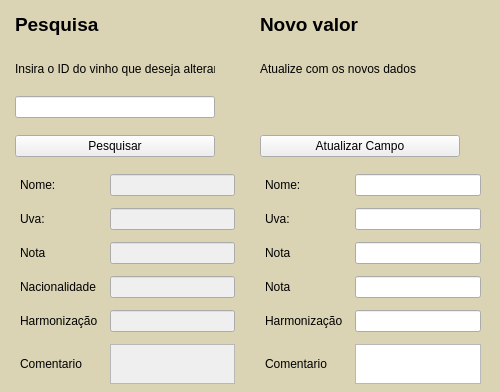
<?xml version="1.0" encoding="UTF-8"?>
<ui version="4.0">
 <class>MainWindow</class>
 <widget class="QMainWindow" name="MainWindow">
  <property name="geometry">
   <rect>
    <x>0</x>
    <y>0</y>
    <width>500</width>
    <height>392</height>
   </rect>
  </property>
  <property name="palette">
   <palette>
    <active>
     <colorrole role="Base">
      <brush brushstyle="SolidPattern">
       <color alpha="255">
        <red>255</red>
        <green>255</green>
        <blue>255</blue>
       </color>
      </brush>
     </colorrole>
     <colorrole role="Window">
      <brush brushstyle="SolidPattern">
       <color alpha="255">
        <red>218</red>
        <green>212</green>
        <blue>181</blue>
       </color>
      </brush>
     </colorrole>
    </active>
    <inactive>
     <colorrole role="Base">
      <brush brushstyle="SolidPattern">
       <color alpha="255">
        <red>255</red>
        <green>255</green>
        <blue>255</blue>
       </color>
      </brush>
     </colorrole>
     <colorrole role="Window">
      <brush brushstyle="SolidPattern">
       <color alpha="255">
        <red>218</red>
        <green>212</green>
        <blue>181</blue>
       </color>
      </brush>
     </colorrole>
    </inactive>
    <disabled>
     <colorrole role="Base">
      <brush brushstyle="SolidPattern">
       <color alpha="255">
        <red>218</red>
        <green>212</green>
        <blue>181</blue>
       </color>
      </brush>
     </colorrole>
     <colorrole role="Window">
      <brush brushstyle="SolidPattern">
       <color alpha="255">
        <red>218</red>
        <green>212</green>
        <blue>181</blue>
       </color>
      </brush>
     </colorrole>
    </disabled>
   </palette>
  </property>
  <property name="windowTitle">
   <string>MainWindow</string>
  </property>
  <widget class="QWidget" name="centralwidget">
   <property name="maximumSize">
    <size>
     <width>500</width>
     <height>500</height>
    </size>
   </property>
   <property name="palette">
    <palette>
     <active>
      <colorrole role="Base">
       <brush brushstyle="SolidPattern">
        <color alpha="255">
         <red>243</red>
         <green>238</green>
         <blue>198</blue>
        </color>
       </brush>
      </colorrole>
      <colorrole role="Window">
       <brush brushstyle="SolidPattern">
        <color alpha="255">
         <red>218</red>
         <green>212</green>
         <blue>181</blue>
        </color>
       </brush>
      </colorrole>
     </active>
     <inactive>
      <colorrole role="Base">
       <brush brushstyle="SolidPattern">
        <color alpha="255">
         <red>243</red>
         <green>238</green>
         <blue>198</blue>
        </color>
       </brush>
      </colorrole>
      <colorrole role="Window">
       <brush brushstyle="SolidPattern">
        <color alpha="255">
         <red>218</red>
         <green>212</green>
         <blue>181</blue>
        </color>
       </brush>
      </colorrole>
     </inactive>
     <disabled>
      <colorrole role="Base">
       <brush brushstyle="SolidPattern">
        <color alpha="255">
         <red>218</red>
         <green>212</green>
         <blue>181</blue>
        </color>
       </brush>
      </colorrole>
      <colorrole role="Window">
       <brush brushstyle="SolidPattern">
        <color alpha="255">
         <red>218</red>
         <green>212</green>
         <blue>181</blue>
        </color>
       </brush>
      </colorrole>
     </disabled>
    </palette>
   </property>
   <property name="styleSheet">
    <string notr="true">Qwidget{background-color: #f4d5d5;}</string>
   </property>
   <widget class="QWidget" name="gridLayoutWidget">
    <property name="geometry">
     <rect>
      <x>0</x>
      <y>0</y>
      <width>501</width>
      <height>391</height>
     </rect>
    </property>
    <layout class="QGridLayout" name="gridLayout" columnstretch="0,0,0,0">
     <property name="leftMargin">
      <number>15</number>
     </property>
     <property name="rightMargin">
      <number>15</number>
     </property>
     <property name="horizontalSpacing">
      <number>20</number>
     </property>
     <property name="verticalSpacing">
      <number>10</number>
     </property>
     <item row="4" column="2">
      <layout class="QGridLayout" name="gridLayout_2">
       <property name="leftMargin">
        <number>5</number>
       </property>
       <property name="rightMargin">
        <number>5</number>
       </property>
       <property name="spacing">
        <number>12</number>
       </property>
       <item row="0" column="1">
        <widget class="QLineEdit" name="pesq_nome">
         <property name="enabled">
          <bool>false</bool>
         </property>
         <property name="maximumSize">
          <size>
           <width>200</width>
           <height>16777215</height>
          </size>
         </property>
        </widget>
       </item>
       <item row="4" column="0">
        <widget class="QLabel" name="label_7">
         <property name="text">
          <string>Harmonização</string>
         </property>
        </widget>
       </item>
       <item row="5" column="1">
        <widget class="QTextBrowser" name="pesq_coment">
         <property name="enabled">
          <bool>false</bool>
         </property>
         <property name="maximumSize">
          <size>
           <width>200</width>
           <height>40</height>
          </size>
         </property>
        </widget>
       </item>
       <item row="1" column="0">
        <widget class="QLabel" name="label_5">
         <property name="text">
          <string>Uva:</string>
         </property>
        </widget>
       </item>
       <item row="1" column="1">
        <widget class="QLineEdit" name="pesq_uva">
         <property name="enabled">
          <bool>false</bool>
         </property>
         <property name="maximumSize">
          <size>
           <width>200</width>
           <height>16777215</height>
          </size>
         </property>
        </widget>
       </item>
       <item row="5" column="0">
        <widget class="QLabel" name="label_8">
         <property name="text">
          <string>Comentario</string>
         </property>
        </widget>
       </item>
       <item row="3" column="0">
        <widget class="QLabel" name="label_6">
         <property name="text">
          <string>Nacionalidade</string>
         </property>
        </widget>
       </item>
       <item row="0" column="0">
        <widget class="QLabel" name="label_4">
         <property name="text">
          <string>Nome:</string>
         </property>
        </widget>
       </item>
       <item row="3" column="1">
        <widget class="QLineEdit" name="pesq_nacionalidade">
         <property name="enabled">
          <bool>false</bool>
         </property>
         <property name="maximumSize">
          <size>
           <width>200</width>
           <height>16777215</height>
          </size>
         </property>
        </widget>
       </item>
       <item row="4" column="1">
        <widget class="QLineEdit" name="pesq_harmonizacao">
         <property name="enabled">
          <bool>false</bool>
         </property>
         <property name="maximumSize">
          <size>
           <width>200</width>
           <height>16777215</height>
          </size>
         </property>
        </widget>
       </item>
       <item row="2" column="0">
        <widget class="QLabel" name="label_16">
         <property name="text">
          <string>Nota</string>
         </property>
        </widget>
       </item>
       <item row="2" column="1">
        <widget class="QLineEdit" name="pesq_nota_2">
         <property name="enabled">
          <bool>false</bool>
         </property>
         <property name="maximumSize">
          <size>
           <width>200</width>
           <height>16777215</height>
          </size>
         </property>
        </widget>
       </item>
      </layout>
     </item>
     <item row="0" column="2">
      <widget class="QLabel" name="label_9">
       <property name="maximumSize">
        <size>
         <width>200</width>
         <height>35</height>
        </size>
       </property>
       <property name="font">
        <font>
         <pointsize>14</pointsize>
         <weight>75</weight>
         <bold>true</bold>
         <stylestrategy>PreferDefault</stylestrategy>
         <kerning>true</kerning>
        </font>
       </property>
       <property name="styleSheet">
        <string notr="true">QLabel {
justify: center;
}</string>
       </property>
       <property name="text">
        <string>Pesquisa</string>
       </property>
      </widget>
     </item>
     <item row="4" column="3">
      <layout class="QGridLayout" name="gridLayout_3">
       <property name="leftMargin">
        <number>5</number>
       </property>
       <property name="rightMargin">
        <number>5</number>
       </property>
       <property name="spacing">
        <number>12</number>
       </property>
       <item row="0" column="0">
        <widget class="QLabel" name="label_11">
         <property name="text">
          <string>Nome:</string>
         </property>
        </widget>
       </item>
       <item row="5" column="0">
        <widget class="QLabel" name="label_15">
         <property name="text">
          <string>Comentario</string>
         </property>
        </widget>
       </item>
       <item row="1" column="1">
        <widget class="QLineEdit" name="update_uva">
         <property name="maximumSize">
          <size>
           <width>200</width>
           <height>16777215</height>
          </size>
         </property>
        </widget>
       </item>
       <item row="1" column="0">
        <widget class="QLabel" name="label_12">
         <property name="text">
          <string>Uva:</string>
         </property>
        </widget>
       </item>
       <item row="3" column="0">
        <widget class="QLabel" name="label_13">
         <property name="text">
          <string>Nota</string>
         </property>
        </widget>
       </item>
       <item row="0" column="1">
        <widget class="QLineEdit" name="update_nome">
         <property name="maximumSize">
          <size>
           <width>200</width>
           <height>16777215</height>
          </size>
         </property>
        </widget>
       </item>
       <item row="4" column="0">
        <widget class="QLabel" name="label_14">
         <property name="text">
          <string>Harmonização</string>
         </property>
        </widget>
       </item>
       <item row="3" column="1">
        <widget class="QLineEdit" name="update_nota">
         <property name="maximumSize">
          <size>
           <width>200</width>
           <height>16777215</height>
          </size>
         </property>
        </widget>
       </item>
       <item row="4" column="1">
        <widget class="QLineEdit" name="update_harmonizacao">
         <property name="maximumSize">
          <size>
           <width>200</width>
           <height>16777215</height>
          </size>
         </property>
        </widget>
       </item>
       <item row="5" column="1">
        <widget class="QTextBrowser" name="update_coment">
         <property name="maximumSize">
          <size>
           <width>200</width>
           <height>40</height>
          </size>
         </property>
        </widget>
       </item>
       <item row="2" column="0">
        <widget class="QLabel" name="label_17">
         <property name="text">
          <string>Nota</string>
         </property>
        </widget>
       </item>
       <item row="2" column="1">
        <widget class="QLineEdit" name="update_nota_2">
         <property name="maximumSize">
          <size>
           <width>200</width>
           <height>16777215</height>
          </size>
         </property>
        </widget>
       </item>
      </layout>
     </item>
     <item row="1" column="2">
      <widget class="QLabel" name="label">
       <property name="maximumSize">
        <size>
         <width>200</width>
         <height>20</height>
        </size>
       </property>
       <property name="text">
        <string>Insira o ID do vinho que deseja alterar</string>
       </property>
      </widget>
     </item>
     <item row="3" column="2">
      <widget class="QPushButton" name="btn_pesquisar_id">
       <property name="maximumSize">
        <size>
         <width>200</width>
         <height>16777215</height>
        </size>
       </property>
       <property name="text">
        <string>Pesquisar</string>
       </property>
      </widget>
     </item>
     <item row="2" column="2">
      <widget class="QLineEdit" name="input_pesquisar_id">
       <property name="maximumSize">
        <size>
         <width>200</width>
         <height>16777215</height>
        </size>
       </property>
       <property name="inputMethodHints">
        <set>Qt::ImhPreferNumbers</set>
       </property>
      </widget>
     </item>
     <item row="0" column="3">
      <widget class="QLabel" name="label_10">
       <property name="maximumSize">
        <size>
         <width>200</width>
         <height>35</height>
        </size>
       </property>
       <property name="font">
        <font>
         <pointsize>14</pointsize>
         <weight>75</weight>
         <bold>true</bold>
        </font>
       </property>
       <property name="text">
        <string>Novo valor</string>
       </property>
      </widget>
     </item>
     <item row="1" column="3">
      <widget class="QLabel" name="label_3">
       <property name="maximumSize">
        <size>
         <width>200</width>
         <height>20</height>
        </size>
       </property>
       <property name="text">
        <string>Atualize com os novos dados</string>
       </property>
      </widget>
     </item>
     <item row="3" column="3">
      <widget class="QPushButton" name="btn_update_table">
       <property name="maximumSize">
        <size>
         <width>200</width>
         <height>16777215</height>
        </size>
       </property>
       <property name="text">
        <string>Atualizar Campo</string>
       </property>
      </widget>
     </item>
    </layout>
   </widget>
  </widget>
 </widget>
 <resources/>
 <connections/>
</ui>
